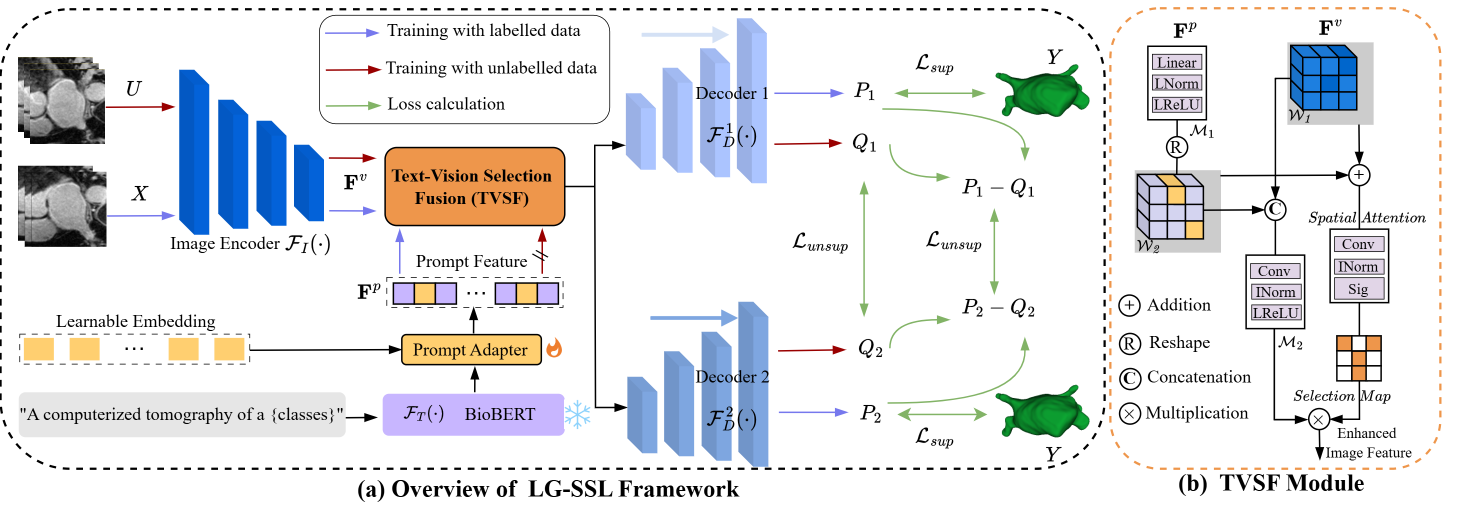
#> input picture assert/LG-SSL.png, 2916 x 1023 px (shown at 1/2 size); its folder holds only this picture in this run
$ python -i get_augimg2.py   (imports and definitions only)
#> lines starting #> are read from the running program, lines starting #| are printed output that depends on the picture
#> further down, picture is the input picture: shape (1023, 2916, 3); mean B, G, R 231.6, 229.3, 227.9
import cv2
import h5py
import glob
import SimpleITK as sitk
import numpy as np
import os
import shutil
import pywt
import cv2 as cv
from matplotlib import pyplot as plt
import torch
from scipy import ndimage
# from scipy.ndimage import zoom
from skimage import transform as sk_trans

# [48 lines left out: functions _compute_stats, get_niigz_from_h5, not called in this run]


def dwt3d(data):
    # print(data.shape)
    h = data.shape[0]
#> h = 1023
    w = data.shape[1]
#> w = 2916
    z = data.shape[2]
#> z = 3

    for i in range(z):
        if i == 0:
            LLY, (LHY, HLY, HHY) = pywt.dwt2(data[:, :, i], 'haar')
            LLY = cv2.resize(LLY,(w, h))
            LHY = cv2.resize(LHY,(w, h))
            HLY = cv2.resize(HLY,(w, h))
            HHY = cv2.resize(HHY,(w, h))

            LLY = np.expand_dims(LLY, axis=-1)
            LHY = np.expand_dims(LHY, axis=-1)
            HLY = np.expand_dims(HLY, axis=-1)
            HHY = np.expand_dims(HHY, axis=-1)

        else:
            LLY_i, (LHY_i, HLY_i, HHY_i) = pywt.dwt2(data[:,:,i], 'haar')
            LLY_i = cv2.resize(LLY_i, (w, h))
            LHY_i = cv2.resize(LHY_i, (w, h))
            HLY_i = cv2.resize(HLY_i, (w, h))
            HHY_i = cv2.resize(HHY_i, (w, h))

            LLY = np.concatenate([LLY, np.expand_dims(LLY_i, axis=-1)], axis=-1)
            LHY = np.concatenate([LHY, np.expand_dims(LHY_i, axis=-1)], axis=-1)
            HLY = np.concatenate([HLY, np.expand_dims(HLY_i, axis=-1)], axis=-1)
            HHY = np.concatenate([HHY, np.expand_dims(HHY_i, axis=-1)], axis=-1)
#> this loop made 3 passes
#> pass 1, in dwt3d, `LLY, (LHY, HLY, HHY) = pywt.dwt2(data[:, :, i], 'haar')`:
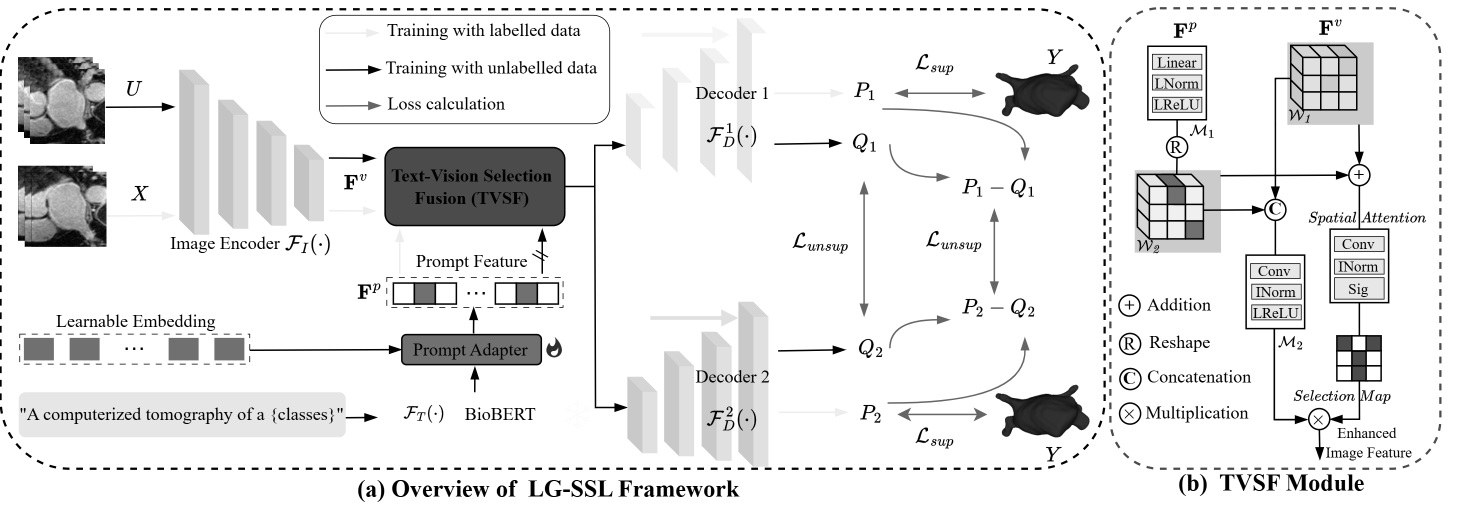
#> LLY: shape (512, 1458) float64; min 0, max 510, mean 463.3; drawn with min black and max white
#> pass 1, in dwt3d, `LLY, (LHY, HLY, HHY) = pywt.dwt2(data[:, :, i], 'haar')`:
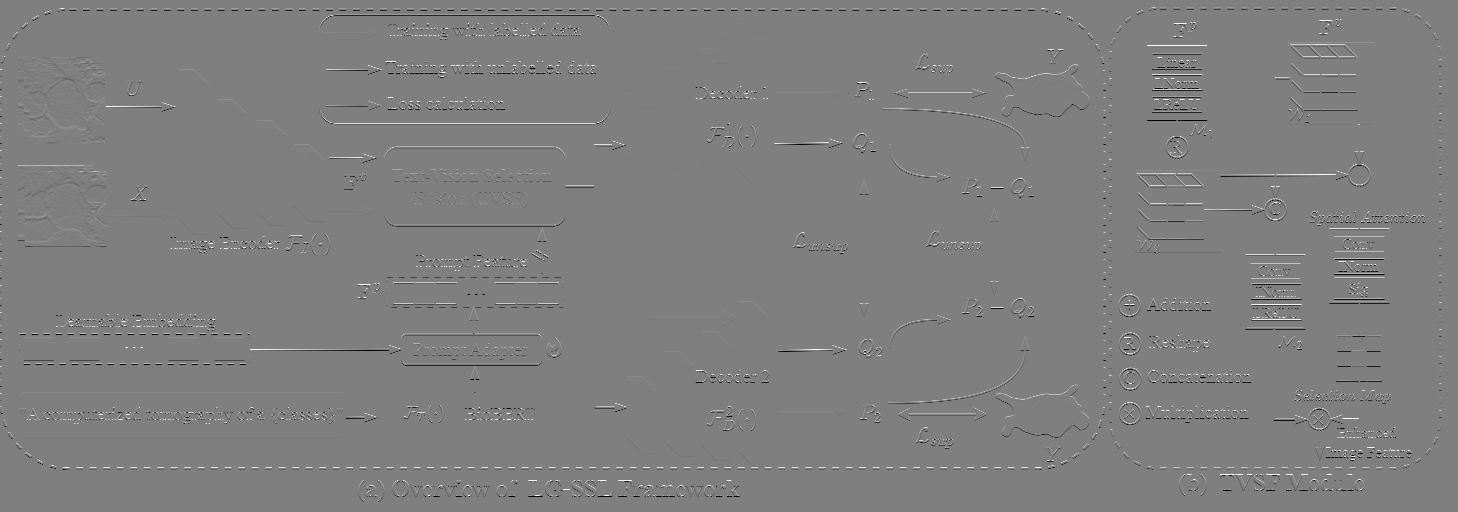
#> LHY: shape (512, 1458) float64; min -255, max 255, mean -0.1; drawn with min black and max white
#> pass 1, in dwt3d, `LLY, (LHY, HLY, HHY) = pywt.dwt2(data[:, :, i], 'haar')`:
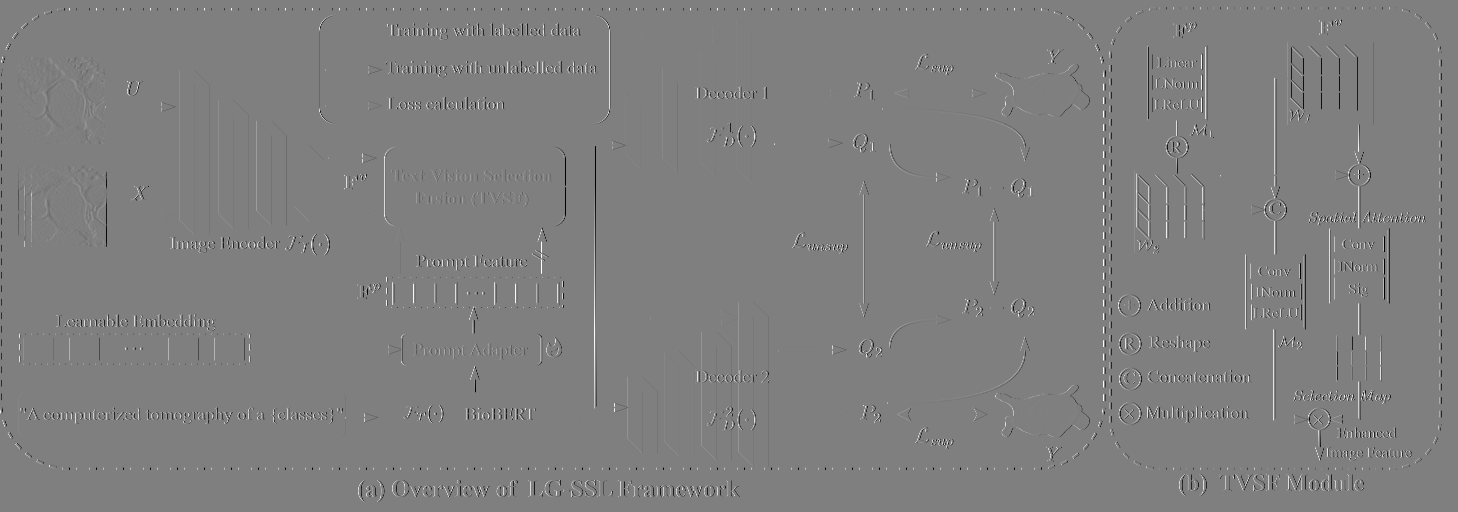
#> HLY: shape (512, 1458) float64; min -255, max 255, mean 0; drawn with min black and max white
#> after the loop:
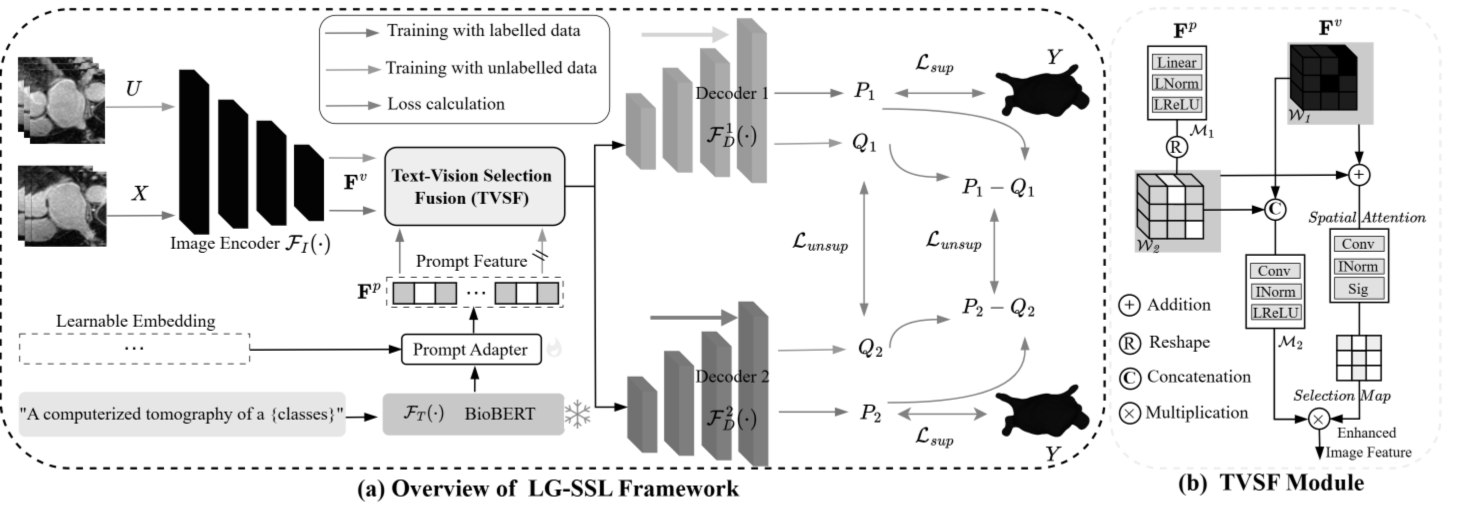
#> LLY_i: shape (1023, 2916) float64 (shown at 1/2 size); min 0, max 510, mean 455.9; drawn with min black and max white

    return LLY, LHY, HLY, HHY

# [47 lines left out: functions sobel_edge, Get_bbox, Crop, not called in this run]
# [95 lines not run here, left out]
        # [11 lines of commented-out code are left out]

>>> import cv2
>>> picture = cv2.imread('../assert/LG-SSL.png')
>>> result = dwt3d(picture)
